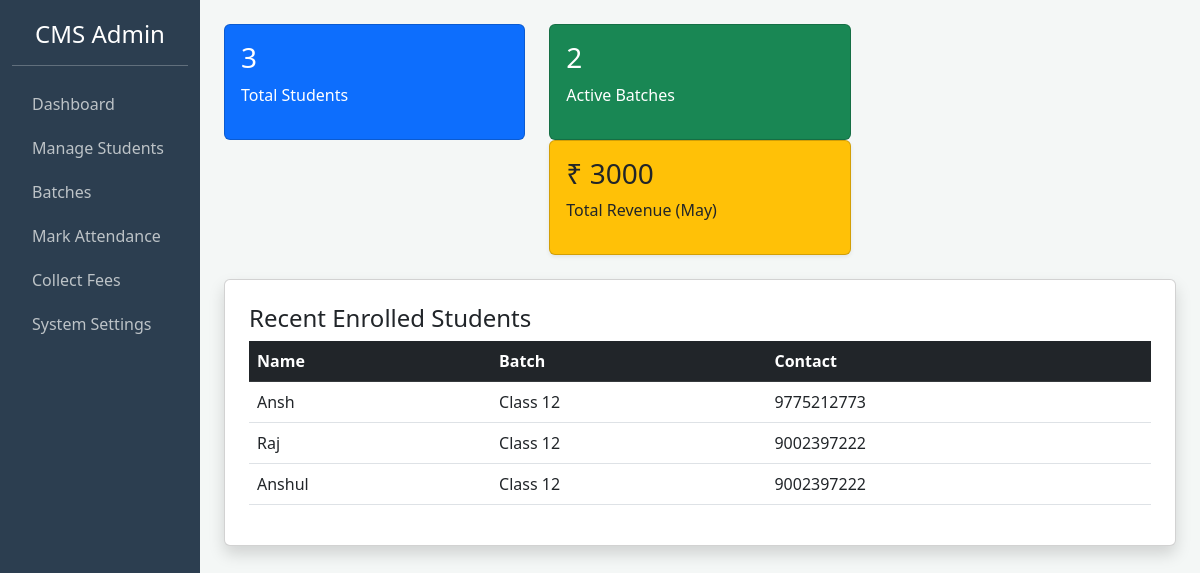
Screenshot of / (signed in) with the database file from the repository.
### students/models.py (models this page shows, shortened)
class StudentProfile(models.Model):
    user = models.OneToOneField(User, on_delete=models.CASCADE)
    batch = models.ForeignKey(Batch, on_delete=models.SET_NULL, null=True)
    phone_number = models.CharField(max_length=15)
    admission_date = models.DateField(auto_now_add=True)

class Batch(models.Model):
    name = models.CharField(max_length=100)
    timing = models.TimeField()
    subject = models.CharField(max_length=100)
    monthly_fees = models.DecimalField(max_digits=8, decimal_places=2)

### students/views.py (the view)
# urls.py: path('', views.admin_dashboard,name='home'),
@login_required
def admin_dashboard(request):
    students = StudentProfile.objects.all()
    batches = Batch.objects.all()
    total_fees = FeeRecord.objects.aggregate(Sum('amount_paid'))['amount_paid__sum'] or 0
    context = {
        'students': students,
        'total_students': students.count(),
        'total_batches': batches.count(),
        'total_revenue':total_fees,
        'present_today': Attendance.objects.filter(date='2026-05-10', is_present=True).count()
    }
    return render(request, 'students/dashboard.html', context)

### templates/students/dashboard.html
{% extends 'base.html' %}
{% block content %}
<div class="row mb-4">
    <div class="col-md-4">
        <div class="card bg-primary text-white p-3">
            <h3>{{ total_students }}</h3>
            <p>Total Students</p>
        </div>
    </div>
    <div class="col-md-4">
        <div class="card bg-success text-white p-3">
            <h3>{{ total_batches }}</h3>
            <p>Active Batches</p>
        </div>
	<div class="card bg-warning text-dark p-3 shadow-sm">
        <h3>₹ {{ total_revenue }}</h3>
        <p>Total Revenue (May)</p>
    	</div>
    </div>
</div>
<div class="card shadow p-4">
    <h4>Recent Enrolled Students</h4>
    <table class="table table-hover">
        <thead class="table-dark">
            <tr>
                <th>Name</th>
                <th>Batch</th>
                <th>Contact</th>
            </tr>
        </thead>
        <tbody>
            {% for s in students %}
            <tr>
                <td>{{ s.user}}</td>
                <td>{{ s.batch.name }}</td>
                <td>{{ s.phone_number }}</td>
            </tr>
            {% empty %}
            <tr><td colspan="3">No students found.</td></tr>
            {% endfor %}
        </tbody>
    </table>
</div>
{% endblock %}

### templates/base.html (shortened to what this page needs)
<!DOCTYPE html>
<html lang="en">
<head>
    <link href="https://cdn.jsdelivr.net/npm/bootstrap@5.3.0/dist/css/bootstrap.min.css" rel="stylesheet">
</head>
<body>
    <div class="container-fluid">
        <div class="row">
            <nav class="col-md-2 sidebar">
                <h4 class="text-center">CMS Admin</h4>
                <hr>
                <a href="/">Dashboard</a>
                <a href="/admin/students/studentprofile/">Manage Students</a>
                <a href="/admin/students/batch/">Batches</a>
		<a href="{% url 'mark_attendance' %}">Mark Attendance</a>
		<a href="{% url 'record_payment' %}">Collect Fees</a>
                <a href="/admin/">System Settings</a>
            </nav>
            <main class="col-md-10 p-4">
                {% block content %}{% endblock %}
            </main>
        </div>
    </div>
</body>
</html>

### templates/base.html (style rules this page uses)
body { background: #f4f7f6; }
.sidebar { height: 100vh; background: #2c3e50; color: white; padding-top: 20px; }
.sidebar a { color: #bdc3c7; text-decoration: none; display: block; padding: 10px 20px; }

### rows the page displays
StudentProfile: user "Ansh", batch.name "Class 12", phone_number "9775212773"
StudentProfile: user "Raj", batch.name "Class 12", phone_number "9002397222"
StudentProfile: user "Anshul", batch.name "Class 12", phone_number "9002397222"

### other values shown
{{ total_students }} "3"
{{ total_batches }} "2"
{{ total_revenue }} "3000"
